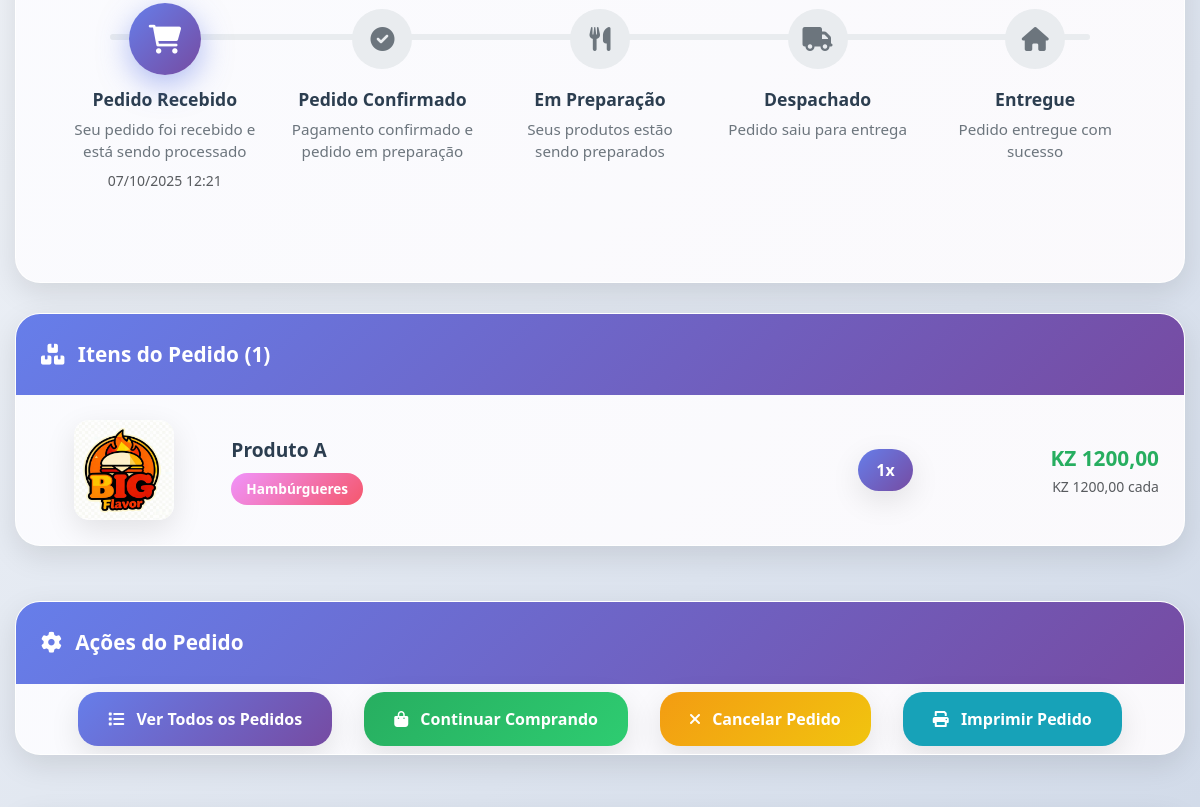
The app's page /carinho/pedidos/1/ (signed in, middle part), older data.
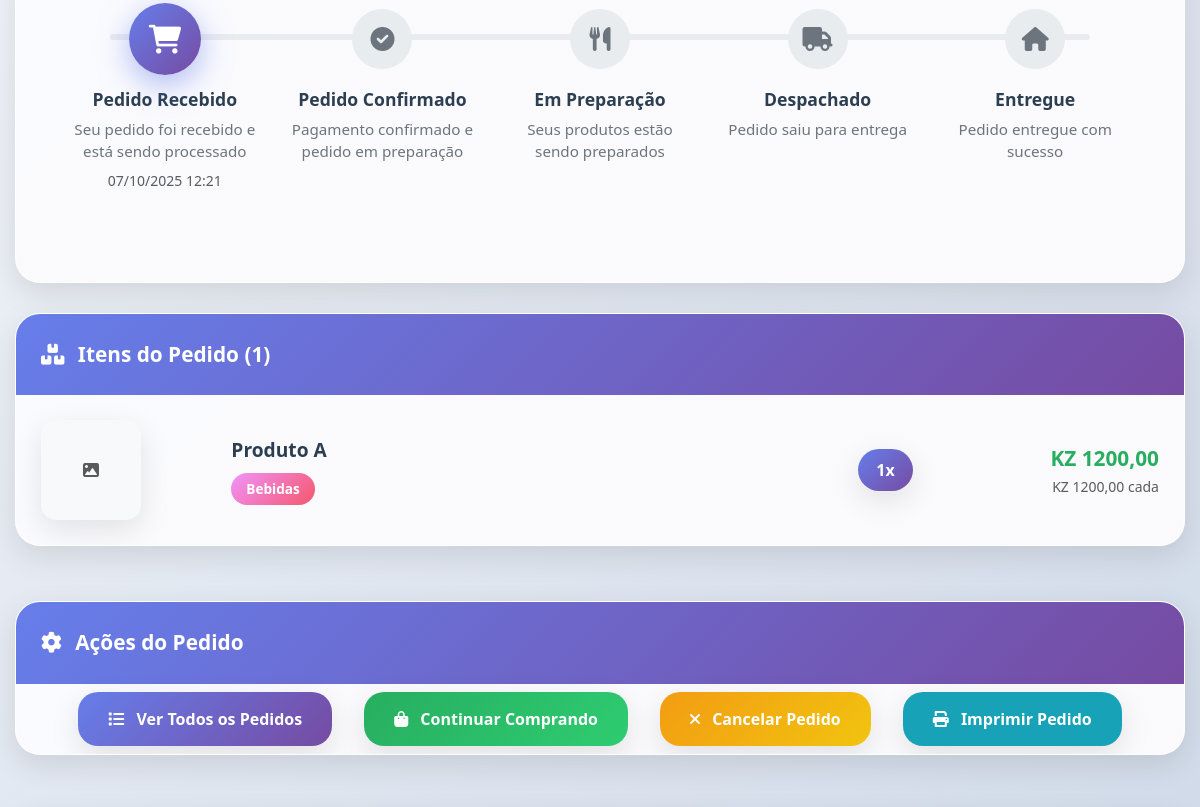
The same page, newer data.
### carinho/models.py (models this page shows, shortened)
class ItemCarrinho(models.Model):
    carrinho = models.ForeignKey(
        Carrinho,
        on_delete=models.CASCADE,
        related_name='itens'
    )
    produto = models.ForeignKey(
        'menu.Produto',  # 'app.Model' - menu é o nome da app, Produto é o modelo
        on_delete=models.CASCADE
    )
    quantidade = models.PositiveIntegerField(
        default=1,
        validators=[MinValueValidator(1)]
    )
    data_adicao = models.DateTimeField(
        auto_now_add=True
    )
    class Meta:
        verbose_name = 'Item do Carrinho'
        verbose_name_plural = 'Itens do Carrinho'
        ordering = ['-data_adicao']  # Ordenar por data de adição
    @property
    def subtotal(self):
        return self.produto.preco * self.quantidade

### menu/models.py (models this page shows, shortened)
class Produto(models.Model):
    CATEGORIA_CHOICES = [
        ('hamburguer', 'Hambúrguer'),
        ('Lanches', 'Lanches'),
        ('Bebidas', 'Bebidas'),
    ]
    STATUS_CHOICES = [
        ('ativo', 'Ativo'),
        ('inativo', 'Inativo'),
        ('esgotado', 'Esgotado'),
    ]
    nome = models.CharField(
        max_length=200,
        verbose_name='Nome do Produto'
    )
    descricao = models.TextField(
        verbose_name='Descrição',
        blank=True
    )
    descricao_curta = models.CharField(
        max_length=300,
        verbose_name='Descrição Curta',
        blank=True
    )
    preco = models.DecimalField(
        max_digits=10,
        decimal_places=2,
        verbose_name='Preço',
        validators=[MinValueValidator(Decimal('0.01'))]
    )
    categoria = models.CharField(
        max_length=20,
        choices=CATEGORIA_CHOICES,
        verbose_name='Categoria'
    )
    imagem = models.ImageField(
        upload_to='produtos/',
        verbose_name='Imagem',
        blank=True,
        null=True,
        help_text='Formatos suportados: JPG, PNG, GIF'
    )
    ordem = models.PositiveIntegerField(
        default=0,
        verbose_name='Ordem de Exibição',
        help_text='Define a ordem de exibição dos produtos (menor número aparece primeiro)'
    )
    estoque = models.PositiveIntegerField(
        default=0,
        verbose_name='Quantidade em Estoque'
    )
    status = models.CharField(
        max_length=10,
        choices=STATUS_CHOICES,
        default='ativo',
        verbose_name='Status'
    )
    data_criacao = models.DateTimeField(
        auto_now_add=True,
        verbose_name='Data de Criação'
    )
    data_atualizacao = models.DateTimeField(
        auto_now=True,
        verbose_name='Última Atualização'
    )
    class Meta:
        verbose_name = 'Produto'
        verbose_name_plural = 'Produtos'
        ordering = ['ordem', 'nome']  # Ordena por ordem e depois por nome

### carinho/views.py (the view)
# urls.py: path('pedidos/<int:pedido_id>/', views.detalhes_pedido, name='detalhes_pedido'),
@login_required
def detalhes_pedido(request, pedido_id):
    pedido = get_object_or_404(
        PedidoEntrega,
        id=pedido_id,
        carrinho__usuario=request.user
    )
    context = {
        'pedido': pedido,
    }
    return render(request, 'detalhes_pedido.html', context)

### carinho/models.py (called while the page is built)
    @property
    def total_itens(self):
        return self.itens.aggregate(total=models.Sum('quantidade'))['total'] or 0

    @property
    def subtotal(self):
        return sum(item.subtotal for item in self.itens.all())

    @property
    def taxa_entrega(self):
        if self.subtotal >= Decimal('5000.00'):
            return Decimal('0.00')
        return Decimal('1000.00')

    @property
    def total(self):
        return self.subtotal + self.taxa_entrega

    def get_badge_estado(self):
        estado_classes = {
            'pendente': 'bg-warning',
            'confirmado': 'bg-info',
            'preparacao': 'bg-primary',
            'despachado': 'bg-secondary',
            'entregue': 'bg-success',
            'cancelado': 'bg-danger',
        }
        return estado_classes.get(self.estado, 'bg-secondary')

### carinho/templates/detalhes_pedido.html (shortened to what the changed rows need)
<!DOCTYPE html>
{% load static %}
<html lang="pt-br">
<head>
    <link href="https://cdn.jsdelivr.net/npm/bootstrap@5.3.0/dist/css/bootstrap.min.css" rel="stylesheet">
    <link rel="stylesheet" href="https://cdnjs.cloudflare.com/ajax/libs/font-awesome/6.0.0/css/all.min.css">
    <link href="https://unpkg.com/aos@2.3.1/dist/aos.css" rel="stylesheet">
</head>
<body>
    <div class="main-container">
        <div class="content-grid">
            <div class="main-content">
                <div class="order-card" data-aos="fade-right" data-aos-delay="200">
                    <div class="card-body p-0">
                        {% for item in pedido.carrinho.itens.all %}
                        <div class="product-item">
                            <div class="row align-items-center">
                                <div class="col-3 col-md-2 text-center">
                                    {% if item.produto.imagem %}
                                        <img src="{{ item.produto.imagem.url }}"
                                             class="product-image"
                                             alt="{{ item.produto.nome }}">
                                    {% else %}
                                        <div class="product-image bg-light d-flex align-items-center justify-content-center">
                                            <i class="fas fa-image text-muted"></i>
                                        </div>
                                    {% endif %}
                                </div>
                                <div class="col-5 col-md-6">
                                    <div class="product-name">{{ item.produto.nome }}</div>
                                    <span class="product-category">{{ item.produto.get_categoria_display }}</span>
                                </div>
                                <div class="col-2 text-center">
                                    <span class="quantity-badge">{{ item.quantidade }}x</span>
                                </div>
                                <div class="col-2 text-end">
                                    <div class="price-tag">KZ {{ item.subtotal|floatformat:2 }}</div>
                                    <small class="text-muted">KZ {{ item.produto.preco|floatformat:2 }} cada</small>
                                </div>
                            </div>
                        </div>
                        {% endfor %}
                    </div>
                </div>
            </div>
        </div>
    </div>
</body>
</html>

Row changes from the older to the newer data that the page shows:
changed through a linked row, ItemCarrinho "Produto A": produto.categoria "Hambúrgueres" → "Bebidas"; produto.imagem: picture removed
